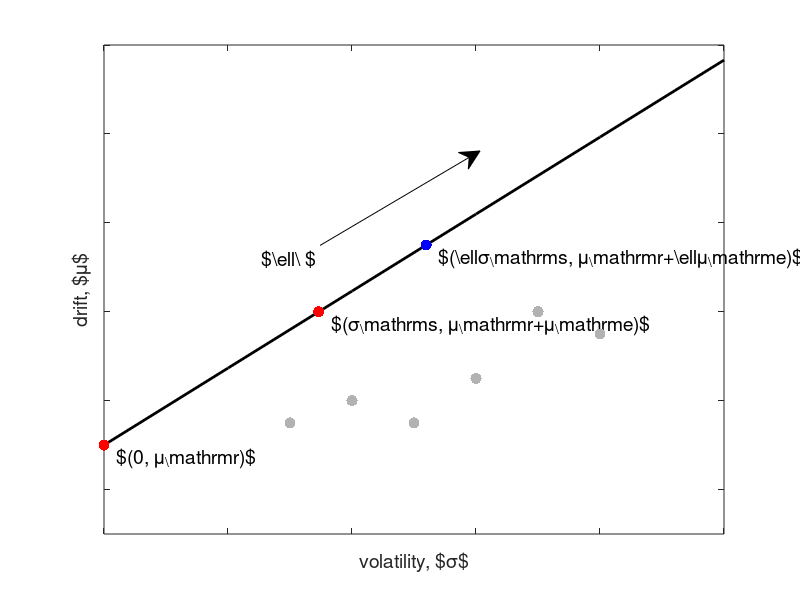

Recreate this plot in MATLAB. (Note: this script raises an error after producing the figure.)
% schematic plot of Markowitz's efficient frontier

sigma = 0:0.1:0.5;

mu_e = 0.03;
sigma_s = sqrt(mu_e);
mu_r = 0.05;

S = mu_e/sigma_s;
mu = mu_r + S*sigma;

figure(1)
clf

lw = 2; ms = 24; fs = 14; grey = 0.7*ones(1,3);

plot(sigma,mu,'-k','LineWidth',lw)
hold on

ds = 0.01; dm = -0.003;

plot(0,mu_r,'.r','MarkerSize',ms)
text(0+ds,mu_r+dm,'$(0, \mu_\mathrm{r})$','FontSize',fs)

plot(sigma_s,mu_r+mu_e,'.r','MarkerSize',ms)
text(sigma_s+ds,mu_r+mu_e+dm,'$(\sigma_\mathrm{s}, \mu_\mathrm{r}+\mu_\mathrm{e})$','FontSize',fs)

l = 1.5;
plot(l*sigma_s,mu_r+l*mu_e,'.b','MarkerSize',ms)
text(l*sigma_s+ds,mu_r+l*mu_e+dm,'$(\ell\sigma_\mathrm{s}, \mu_\mathrm{r}+\ell\mu_\mathrm{e})$','FontSize',fs)

plot([0.15,0.2,0.25,0.3,0.35,0.4],[0.055,0.06,0.055,0.065,0.08,0.075],'.','Color',grey,'MarkerSize',ms)

axis([0 sigma(end) 0.03 0.14])

xl = get(gca,'XLim');
yl = get(gca,'YLim');
base = [0.2,0.095];
tip = base + 0.1*[1,S];
xarrow = [(base(1)-xl(1))/(xl(2)-xl(1)), (tip(1)-xl(1))/(xl(2)-xl(1))];
yarrow = [(base(2)-yl(1))/(yl(2)-yl(1)), (tip(2)-yl(1))/(yl(2)-yl(1))];
annotation('textarrow',xarrow,yarrow,'String','$\ell\ $','FontSize',fs)

xlabel('volatility, $\sigma$','FontSize',fs)
ylabel('drift, $\mu$','FontSize',fs)
set(gca,'XTickLabel',[],'YTickLabel',[])

savepdf(gcf,'markowitz')